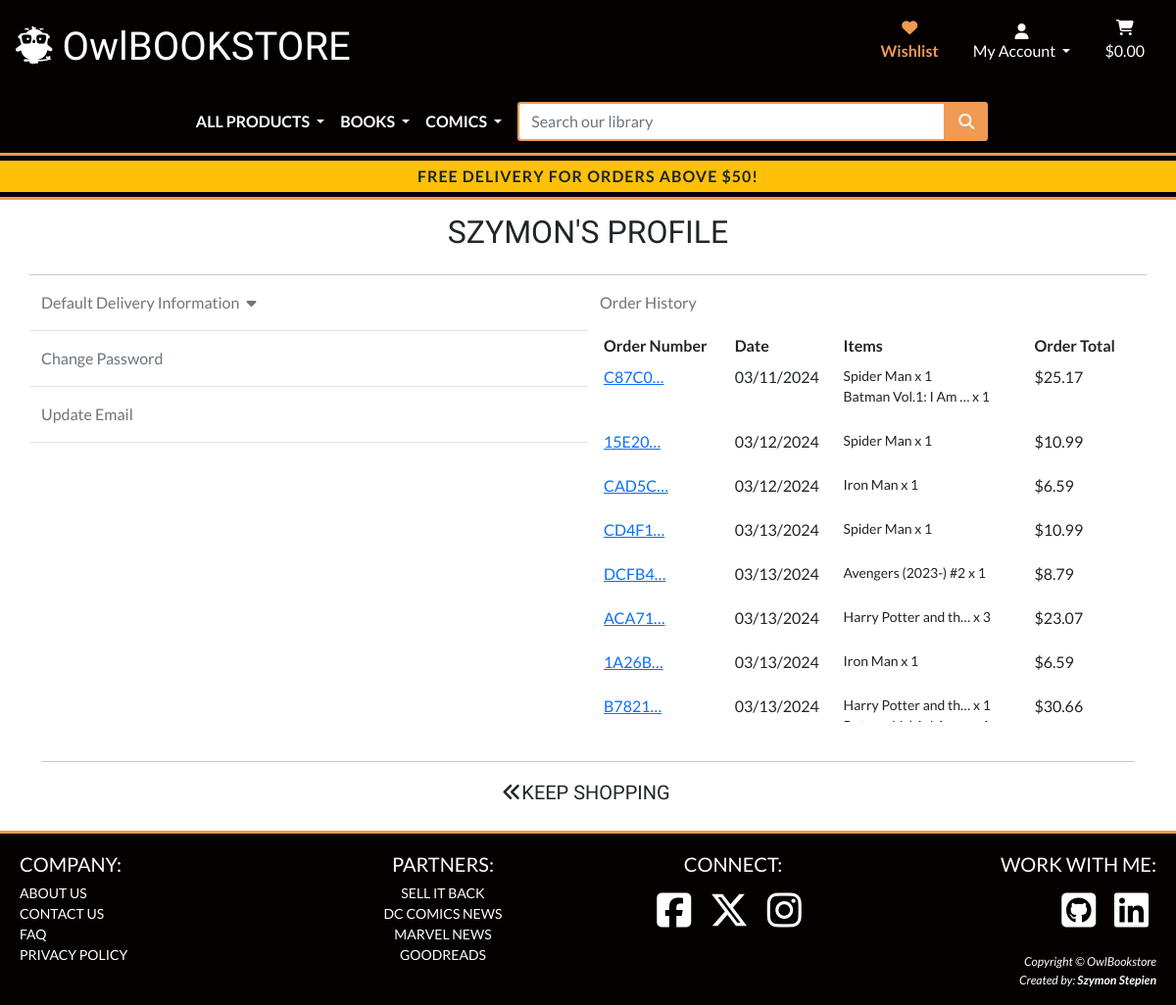
/profile/ (signed in), run on the app's committed database.
### checkout/models.py (models this page shows, shortened)
class Order(models.Model):
    order_number = models.CharField(max_length=32, null=False, editable=False)
    user_profile = models.ForeignKey(
        UserProfile, on_delete=models.SET_NULL, null=True,
        blank=True, related_name='orders'
    )
    full_name = models.CharField(max_length=50, null=False, blank=False)
    email = models.EmailField(max_length=254, null=False, blank=False)
    phone_number = models.CharField(max_length=20, null=False, blank=False)
    country = CountryField(blank_label='Country *', null=False, blank=False)
    postcode = models.CharField(max_length=20, null=True, blank=True)
    town_or_city = models.CharField(max_length=40, null=False, blank=False)
    street_address1 = models.CharField(max_length=80, null=False, blank=False)
    street_address2 = models.CharField(max_length=80, null=True, blank=True)
    county = models.CharField(max_length=80, null=True, blank=True)
    date = models.DateTimeField(auto_now_add=True)
    delivery_cost = models.DecimalField(
        max_digits=6, decimal_places=2, null=False, default=0
    )
    order_total = models.DecimalField(
        max_digits=10, decimal_places=2, null=False, default=0
    )
    grand_total = models.DecimalField(
        max_digits=10, decimal_places=2, null=False, default=0
    )
    original_bag = models.TextField(null=False, blank=False, default='')
    stripe_pid = models.CharField(
        max_length=254, null=False, blank=False, default=''
    )
    discount = models.DecimalField(
        max_digits=6, decimal_places=2, null=False, default=0
    )
    vat = models.DecimalField(
        max_digits=6, decimal_places=2, null=False, default=0
    )

class OrderLineItem(models.Model):
    order = models.ForeignKey(
        Order, null=False, blank=False, on_delete=models.CASCADE,
        related_name='lineitems'
    )
    product = models.ForeignKey(
        Product, null=False, blank=False, on_delete=models.CASCADE
    )
    quantity = models.IntegerField(null=False, blank=False, default=0)
    lineitem_total = models.DecimalField(
        max_digits=6, decimal_places=2, null=False, blank=False,
        editable=False
    )

### products/models.py (models this page shows, shortened)
class Product(models.Model):
    title = models.CharField(max_length=254)
    author = models.CharField(max_length=254)
    price = models.DecimalField(max_digits=6, decimal_places=2)
    description = models.TextField()
    category = models.ForeignKey(
        'Category', null=True, blank=True, on_delete=models.SET_NULL,
        default=19
    )
    subcategory = models.ForeignKey(
        'Subcategory', null=True, blank=True, on_delete=models.SET_NULL
    )
    published_date = models.IntegerField(null=True, blank=True)
    publisher = models.CharField(max_length=50, null=True, blank=True)
    isbn_13 = models.CharField(max_length=13, null=True, blank=True)
    isbn_10 = models.CharField(max_length=10, null=True, blank=True)
    rating = models.DecimalField(
        max_digits=6, decimal_places=2, null=True, blank=True, default=0
    )
    ratings_count = models.IntegerField(null=True, blank=True)
    image_url = models.URLField(max_length=1024, null=True, blank=True)
    image = models.ImageField(null=True, blank=True)

### profiles/views.py (the view)
# urls.py: path('profile/', include('profiles.urls')),
@login_required
def profile(request):
    profile = get_object_or_404(UserProfile, user=request.user)
    if request.method == 'POST':
        form = ProfileForm(request.POST, instance=profile)
        if form.is_valid():
            cleaned_data = form.clean()
            form = ProfileForm(instance=profile, data=cleaned_data)
            if form.is_valid():
                form.save()
                messages.success(request, 'Profile updated successfully')
            else:
                messages.error(
                    request, 'Update failed. Please ensure the form is valid.')
        else:
            messages.error(
                request, 'Update failed. Please ensure the form is valid.')
    else:
        form = ProfileForm(instance=profile)
    orders = profile.orders.all()
    template = 'profiles/profile.html'
    context = {
        'form': form,
        'orders': orders,
        'on_profile_page': True,
    }
    return render(request, template, context)

### profiles/templates/profiles/profile.html (shortened to what this page needs)
{% extends "base.html" %}
{% load static %}
{% block extra_css %}
<link rel="stylesheet" type="text/css" href="{% static 'profiles/css/profile.css' %}">
{% endblock %}
{% block page_header %}
<div class="container top-space">
</div>
{% endblock %}
{% block content %}
<div class="overlay-cover"></div>
<div class="container-lg h-100">
    <div class="row mb-3">
        <div class="col text-center my-2 pb-2">
            <h2 class="logo-font text-uppercase">
                {% if user.is_authenticated %}
                {% if user.first_name %}
                {% if user.first_name|length > 20 %}
                <span>Welcome, {{ user.first_name|slice:":20" }}...</span>
                {% else %}
                <span>{{ user.first_name }}'s </span>
                {% endif %}
                {% else %}
                <span>My </span>
                {% endif %}
                {% endif %}
                Profile
            </h2>
        </div>
        <hr class="m-0 p-0">
    </div>
    <div class="row mb-3 row-min-height">
        <div class="col-12 col-md-6">
            <div class="row">
                <div class="col-12 mb-3">
                    <a class="text-muted text-decoration-none" data-bs-toggle="collapse"
                        href="#updateProfileDetailsForm" role="button" aria-expanded="false"
                        aria-controls="updateProfileDetailsForm">
                        Default Delivery Information <i class="fa-solid fa-caret-down mx-1"></i>
                    </a>
                </div>
                <div class="col-12 border-top">
                    <a class="text-muted text-decoration-none" href="{% url 'account_change_password' %}"
                        aria-label="Link to change password">
                        <span class="d-block my-3">Change Password</span>
                    </a>
                </div>
                <div class="col-12 border-top border-bottom">
                    <a class="text-muted text-decoration-none" href="{% url 'account_email' %}"
                        aria-label="Link to change password"><span class="d-block my-3">Update Email</span>
                    </a>
                </div>
            </div>
        </div>
        <div class="col-12 col-md-6">
            {% if orders %}
            <p class="text-muted">Order History</p>
            <div class="table-responsive order-history-table">
                <table class="table table-sm table-borderless">
                    <thead>
                        <tr>
                            <th>Order Number</th>
                            <th>Date</th>
                            <th>Items</th>
                            <th>Order Total</th>
                        </tr>
                    </thead>
                    <tbody>
                        {% for order in orders %}
                        <tr>
                            <td>
                                <a href="{% url 'order_history' order.order_number %}"
                                    title="{{ order.number }}">{{ order.order_number|truncatechars:6 }}
                                </a>
                            </td>
                            <td>
                                {{ order.date|date:"SHORT_DATE_FORMAT" }}
                            </td>
                            <td>
                                <ul class="list-unstyled">
                                    {% for item in order.lineitems.all %}
                                    <li class="small">
                                        {{ item.product.title|truncatechars:20 }} x {{ item.quantity }}
                                    </li>
                                    {% endfor %}
                                </ul>
                            </td>
                            <td>
                                ${{ order.grand_total }}
                            </td>
                        </tr>
                        {% endfor %}
                    </tbody>
                </table>
            </div>
            {% else %}
            <p class="text-muted">Order History</p>
            <p>You don't have any past orders to display.</p>
            {% endif %}
        </div>
    </div>
    <div class="row mb-3">
        <div class="col-12 text-center my-2">
            <hr class="mb-3">
            <p class="logo-font fs-5 mb-0">
                <a href="{% url 'products' %}" class="me-1 text-uppercase text-decoration-none text-dark"
                    aria-label="Go back to the home page"><i class="fa-solid fa-angles-left"></i>Keep Shopping</a>
            </p>
        </div>
    </div>
</div>
{% endblock %}

### static/css/base.css (style rules this page uses)
body { font-family: 'Lato', sans-serif; }
h1, h2, h3, h4, h5, h6 { font-family: 'Libre Baskerville', serif; }
.logo-font { font-family: 'Montserrat Alternates', sans-serif; }
body { background: url('/media/bg-library.webp') no-repeat center center fixed; background-size: cover; display: flex; flex-direction: column; min-height: 100vh; }
.overlay-cover { height: 100%; width: 100%; top: 0; left: 0; position: fixed; background-color: #fff; z-index: -1; }
.top-space { height: 210px; }
.row-min-height { min-height: 55vh; }

### profiles/static/profiles/css/profile.css (style rules this page uses)
.order-history-table { max-height: 400px; }

### data on the page
Order: order_number "C87C0…", date "03/11/2024", grand_total "25.17"
OrderLineItem: product "Spider Man", quantity "1"
OrderLineItem: product "Batman Vol.1: I Am …", quantity "1"
Order: order_number "15E20…", date "03/12/2024", grand_total "10.99"
OrderLineItem: product "Spider Man", quantity "1"
Order: order_number "CAD5C…", date "03/12/2024", grand_total "6.59"
OrderLineItem: product "Iron Man", quantity "1"
Order: order_number "CD4F1…", date "03/13/2024", grand_total "10.99"
OrderLineItem: product "Spider Man", quantity "1"
Order: order_number "DCFB4…", date "03/13/2024", grand_total "8.79"
OrderLineItem: product "Avengers (2023-) #2", quantity "1"
Order: order_number "ACA71…", date "03/13/2024", grand_total "23.07"
OrderLineItem: product "Harry Potter and th…", quantity "3"
Order: order_number "1A26B…", date "03/13/2024", grand_total "6.59"
OrderLineItem: product "Iron Man", quantity "1"
Order: order_number "B7821…", date "03/13/2024", grand_total "30.66"
OrderLineItem: product "Harry Potter and th…", quantity "1"

### other printed values
{{ free_delivery_threshold }} "50"
{{ user.first_name }} "SZYMON"
